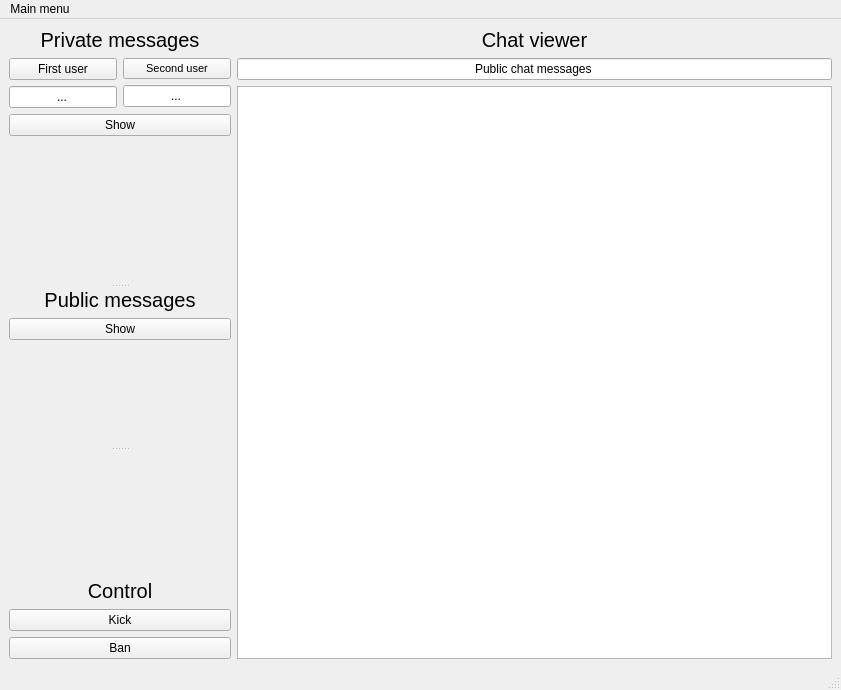
<?xml version="1.0" encoding="UTF-8"?>
<ui version="4.0">
 <class>AdminsTool</class>
 <widget class="QMainWindow" name="AdminsTool">
  <property name="geometry">
   <rect>
    <x>0</x>
    <y>0</y>
    <width>841</width>
    <height>690</height>
   </rect>
  </property>
  <property name="windowTitle">
   <string>MainWindow</string>
  </property>
  <widget class="QWidget" name="centralwidget">
   <layout class="QHBoxLayout" name="horizontalLayout_2">
    <item>
     <widget class="QSplitter" name="splitter">
      <property name="sizePolicy">
       <sizepolicy hsizetype="Minimum" vsizetype="Expanding">
        <horstretch>0</horstretch>
        <verstretch>0</verstretch>
       </sizepolicy>
      </property>
      <property name="orientation">
       <enum>Qt::Vertical</enum>
      </property>
      <widget class="QWidget" name="layoutWidget">
       <layout class="QVBoxLayout" name="verticalLayout_4">
        <item>
         <widget class="QLabel" name="label">
          <property name="sizePolicy">
           <sizepolicy hsizetype="Minimum" vsizetype="Minimum">
            <horstretch>0</horstretch>
            <verstretch>0</verstretch>
           </sizepolicy>
          </property>
          <property name="font">
           <font>
            <pointsize>15</pointsize>
           </font>
          </property>
          <property name="text">
           <string>Private messages</string>
          </property>
          <property name="alignment">
           <set>Qt::AlignCenter</set>
          </property>
         </widget>
        </item>
        <item>
         <layout class="QVBoxLayout" name="verticalLayout_3">
          <item>
           <layout class="QHBoxLayout" name="horizontalLayout">
            <item>
             <layout class="QVBoxLayout" name="verticalLayout">
              <item>
               <widget class="QPushButton" name="firstUserPushButton">
                <property name="text">
                 <string>First user</string>
                </property>
               </widget>
              </item>
              <item>
               <widget class="QLineEdit" name="firstUserLineEdit">
                <property name="text">
                 <string>...</string>
                </property>
                <property name="alignment">
                 <set>Qt::AlignCenter</set>
                </property>
                <property name="readOnly">
                 <bool>true</bool>
                </property>
               </widget>
              </item>
             </layout>
            </item>
            <item>
             <layout class="QVBoxLayout" name="verticalLayout_2">
              <item>
               <widget class="QPushButton" name="secondUserPushButton">
                <property name="font">
                 <font>
                  <pointsize>8</pointsize>
                 </font>
                </property>
                <property name="text">
                 <string>Second user</string>
                </property>
               </widget>
              </item>
              <item>
               <widget class="QLineEdit" name="secondUserLineEdit">
                <property name="text">
                 <string>...</string>
                </property>
                <property name="alignment">
                 <set>Qt::AlignCenter</set>
                </property>
                <property name="readOnly">
                 <bool>true</bool>
                </property>
               </widget>
              </item>
             </layout>
            </item>
           </layout>
          </item>
          <item>
           <widget class="QPushButton" name="showPrivatePushButton">
            <property name="text">
             <string>Show</string>
            </property>
           </widget>
          </item>
          <item>
           <spacer name="verticalSpacer">
            <property name="orientation">
             <enum>Qt::Vertical</enum>
            </property>
            <property name="sizeHint" stdset="0">
             <size>
              <width>20</width>
              <height>40</height>
             </size>
            </property>
           </spacer>
          </item>
         </layout>
        </item>
       </layout>
      </widget>
      <widget class="QWidget" name="layoutWidget">
       <layout class="QVBoxLayout" name="verticalLayout_6">
        <item>
         <widget class="QLabel" name="ChatViewerLAbel_2">
          <property name="sizePolicy">
           <sizepolicy hsizetype="Minimum" vsizetype="Minimum">
            <horstretch>0</horstretch>
            <verstretch>0</verstretch>
           </sizepolicy>
          </property>
          <property name="font">
           <font>
            <pointsize>15</pointsize>
           </font>
          </property>
          <property name="text">
           <string>Public messages</string>
          </property>
          <property name="alignment">
           <set>Qt::AlignCenter</set>
          </property>
         </widget>
        </item>
        <item>
         <widget class="QPushButton" name="showPublicPushButton">
          <property name="text">
           <string>Show</string>
          </property>
         </widget>
        </item>
        <item>
         <spacer name="verticalSpacer_2">
          <property name="orientation">
           <enum>Qt::Vertical</enum>
          </property>
          <property name="sizeHint" stdset="0">
           <size>
            <width>20</width>
            <height>40</height>
           </size>
          </property>
         </spacer>
        </item>
       </layout>
      </widget>
      <widget class="QWidget" name="layoutWidget">
       <layout class="QVBoxLayout" name="verticalLayout_7">
        <property name="sizeConstraint">
         <enum>QLayout::SetMaximumSize</enum>
        </property>
        <item>
         <spacer name="verticalSpacer_3">
          <property name="orientation">
           <enum>Qt::Vertical</enum>
          </property>
          <property name="sizeHint" stdset="0">
           <size>
            <width>20</width>
            <height>40</height>
           </size>
          </property>
         </spacer>
        </item>
        <item>
         <widget class="QLabel" name="label_2">
          <property name="sizePolicy">
           <sizepolicy hsizetype="Minimum" vsizetype="Fixed">
            <horstretch>0</horstretch>
            <verstretch>0</verstretch>
           </sizepolicy>
          </property>
          <property name="font">
           <font>
            <pointsize>15</pointsize>
           </font>
          </property>
          <property name="text">
           <string>Сontrol</string>
          </property>
          <property name="alignment">
           <set>Qt::AlignCenter</set>
          </property>
         </widget>
        </item>
        <item>
         <widget class="QPushButton" name="kickPushButton">
          <property name="text">
           <string>Kick</string>
          </property>
         </widget>
        </item>
        <item>
         <widget class="QPushButton" name="banPushButton">
          <property name="text">
           <string>Ban</string>
          </property>
         </widget>
        </item>
       </layout>
      </widget>
     </widget>
    </item>
    <item>
     <layout class="QVBoxLayout" name="verticalLayout_5">
      <item>
       <widget class="QLabel" name="ChatViewerLAbel">
        <property name="font">
         <font>
          <pointsize>15</pointsize>
         </font>
        </property>
        <property name="text">
         <string>Chat viewer</string>
        </property>
        <property name="alignment">
         <set>Qt::AlignCenter</set>
        </property>
       </widget>
      </item>
      <item>
       <widget class="QLineEdit" name="infoLineEdit">
        <property name="text">
         <string>Public chat messages</string>
        </property>
        <property name="alignment">
         <set>Qt::AlignCenter</set>
        </property>
        <property name="readOnly">
         <bool>true</bool>
        </property>
       </widget>
      </item>
      <item>
       <widget class="QTextBrowser" name="messagesTextBrowser">
        <property name="minimumSize">
         <size>
          <width>200</width>
          <height>0</height>
         </size>
        </property>
        <property name="overwriteMode">
         <bool>false</bool>
        </property>
       </widget>
      </item>
     </layout>
    </item>
   </layout>
  </widget>
  <widget class="QMenuBar" name="menubar">
   <property name="geometry">
    <rect>
     <x>0</x>
     <y>0</y>
     <width>841</width>
     <height>20</height>
    </rect>
   </property>
   <widget class="QMenu" name="menuMain_menu">
    <property name="title">
     <string>Main menu</string>
    </property>
    <addaction name="actionExit"/>
   </widget>
   <addaction name="menuMain_menu"/>
  </widget>
  <widget class="QStatusBar" name="statusbar"/>
  <action name="actionExit">
   <property name="text">
    <string>Exit</string>
   </property>
  </action>
 </widget>
 <resources/>
 <connections/>
</ui>
